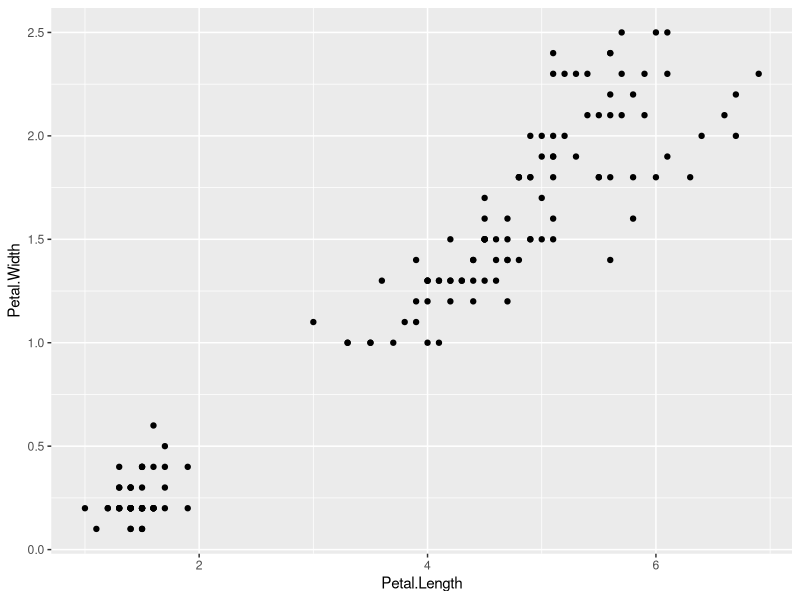
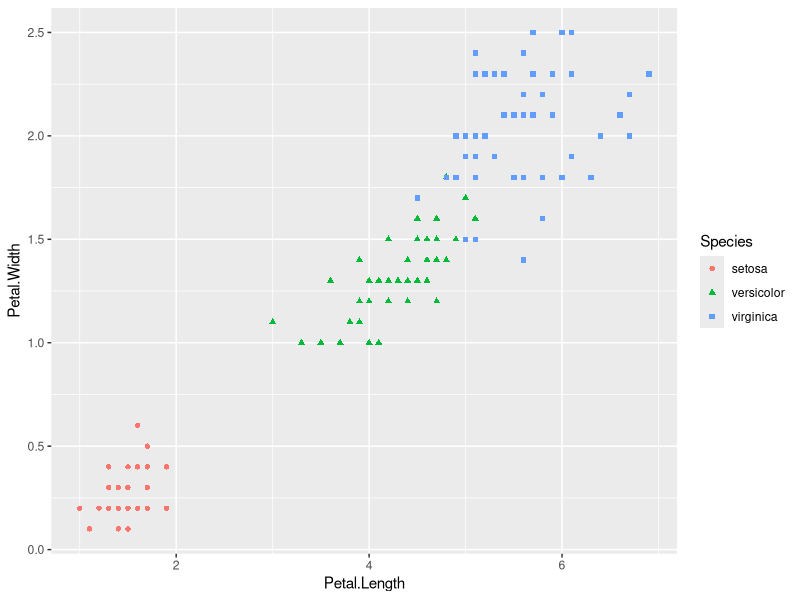
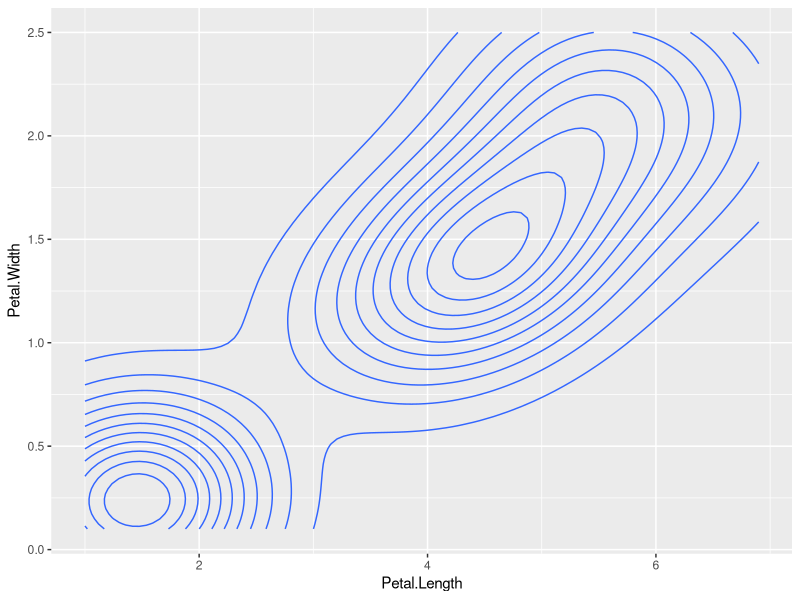
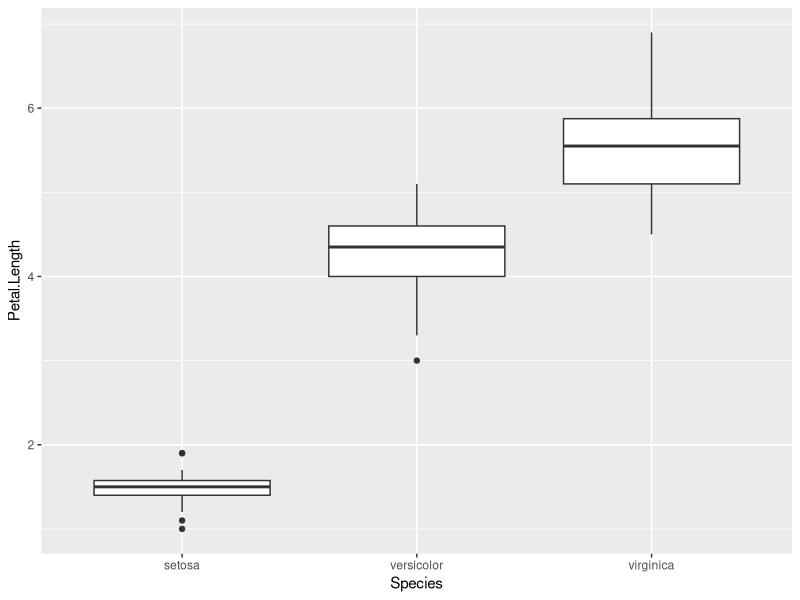
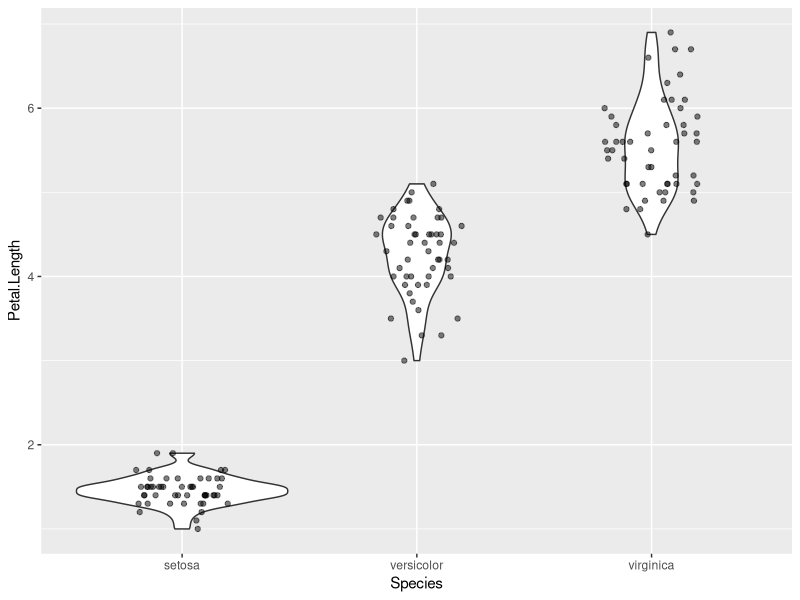
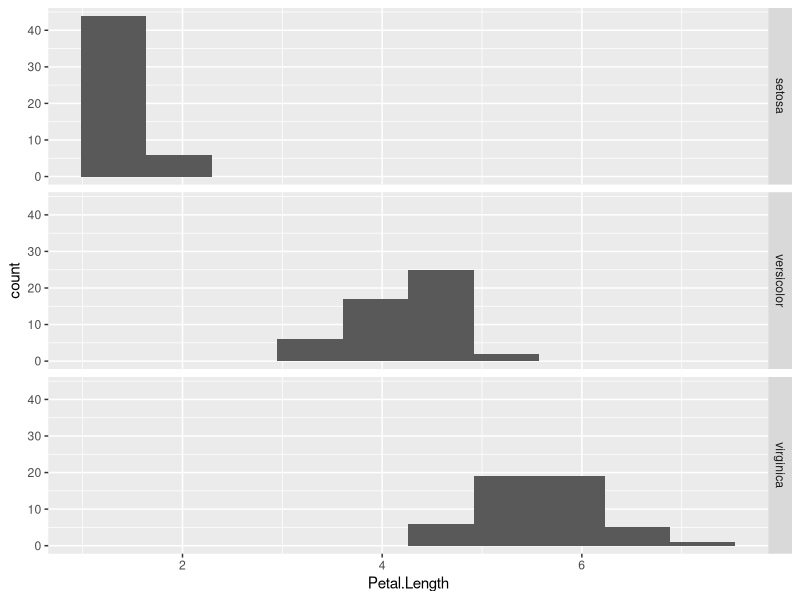
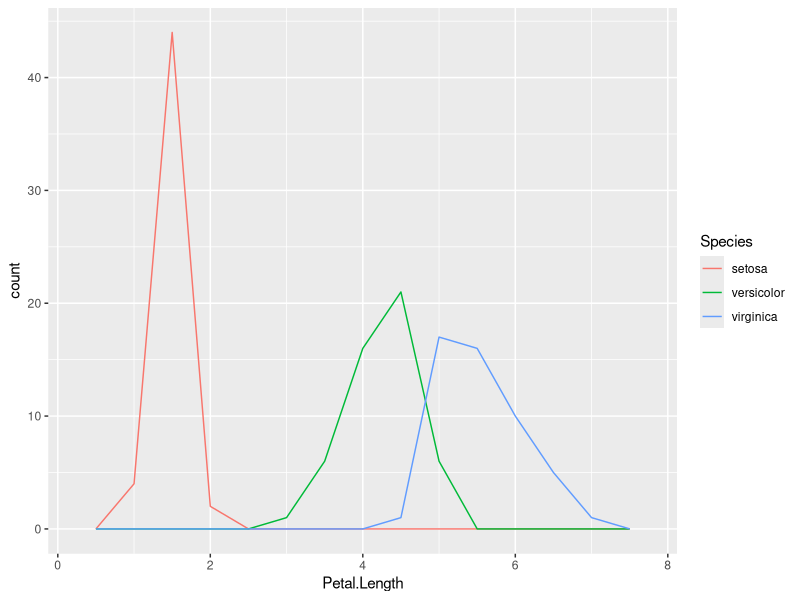
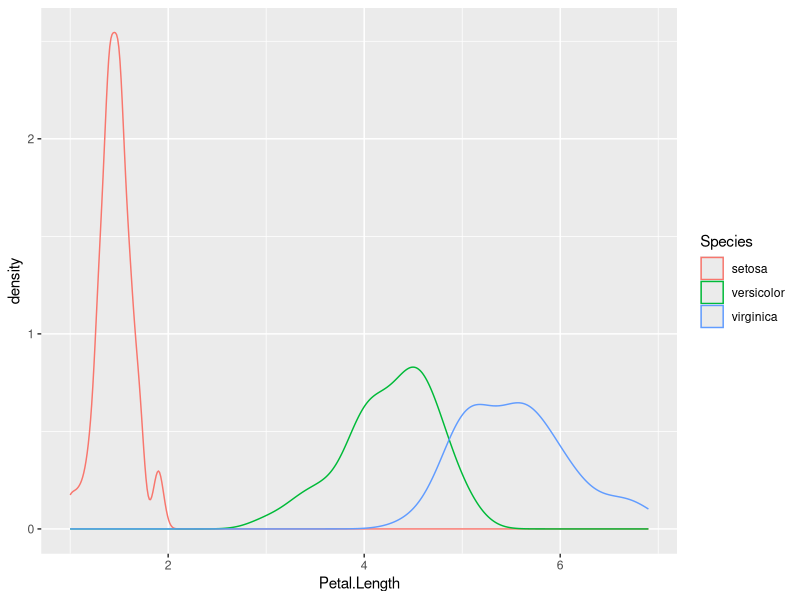

Write the R code that produced these figures, in order.
## ---- chunk 1
knitr::opts_chunk$set(echo = TRUE, fig.height=4, fig.width=6)
library(dplyr)
library(ggplot2)

nhanes = read.csv("height_gender.csv")
## ---- chunk 2
ggplot(iris, aes(Petal.Length, Petal.Width)) +
  geom_point()
## ---- chunk 3
ggplot(iris, aes(Petal.Length, Petal.Width, color=Species, shape=Species)) +
  geom_point()
## ---- chunk 4

## ---- chunk 5
ggplot(iris, aes(Petal.Length, Petal.Width)) +
  geom_density2d()
## ---- chunk 6

## ---- chunk 7
ggplot(iris, aes(Species, Petal.Length)) +
  geom_boxplot()
## ---- chunk 8
ggplot(iris, aes(Species, Petal.Length)) +
  geom_violin() +
  geom_point(position=position_jitter(width=0.2, height=0), alpha=0.5)
## ---- chunk 9

## ---- chunk 10
ggplot(iris, aes(Petal.Length)) +
  geom_histogram(bins=10) +
  facet_grid(Species~.)
## ---- chunk 11
ggplot(iris, aes(Petal.Length, color=Species)) +
  geom_freqpoly(binwidth=0.5)
## ---- chunk 12
ggplot(iris, aes(Petal.Length, color=Species)) +
  geom_density()
## ---- chunk 13

## ---- chunk 14

# You can use ggplot's stat_summary to help you compute the mean of observations
# for a particular combination of aesthetics.

g = ggplot(iris, aes(Species, Petal.Length)) +
  stat_summary(fun.y=mean, geom="bar")
print(g)

# Or you can use dplyr to compute it in advance and use stat_identity. This
# happens to be much faster for large data sets.

g = iris %>%
  group_by(Species) %>%
  summarize(Petal.Length.mean=mean(Petal.Length)) %>%
  ggplot(aes(Species, Petal.Length.mean)) +
    geom_bar(stat="identity", width=0.5, fill="blue")
print(g)

## ---- chunk 15

